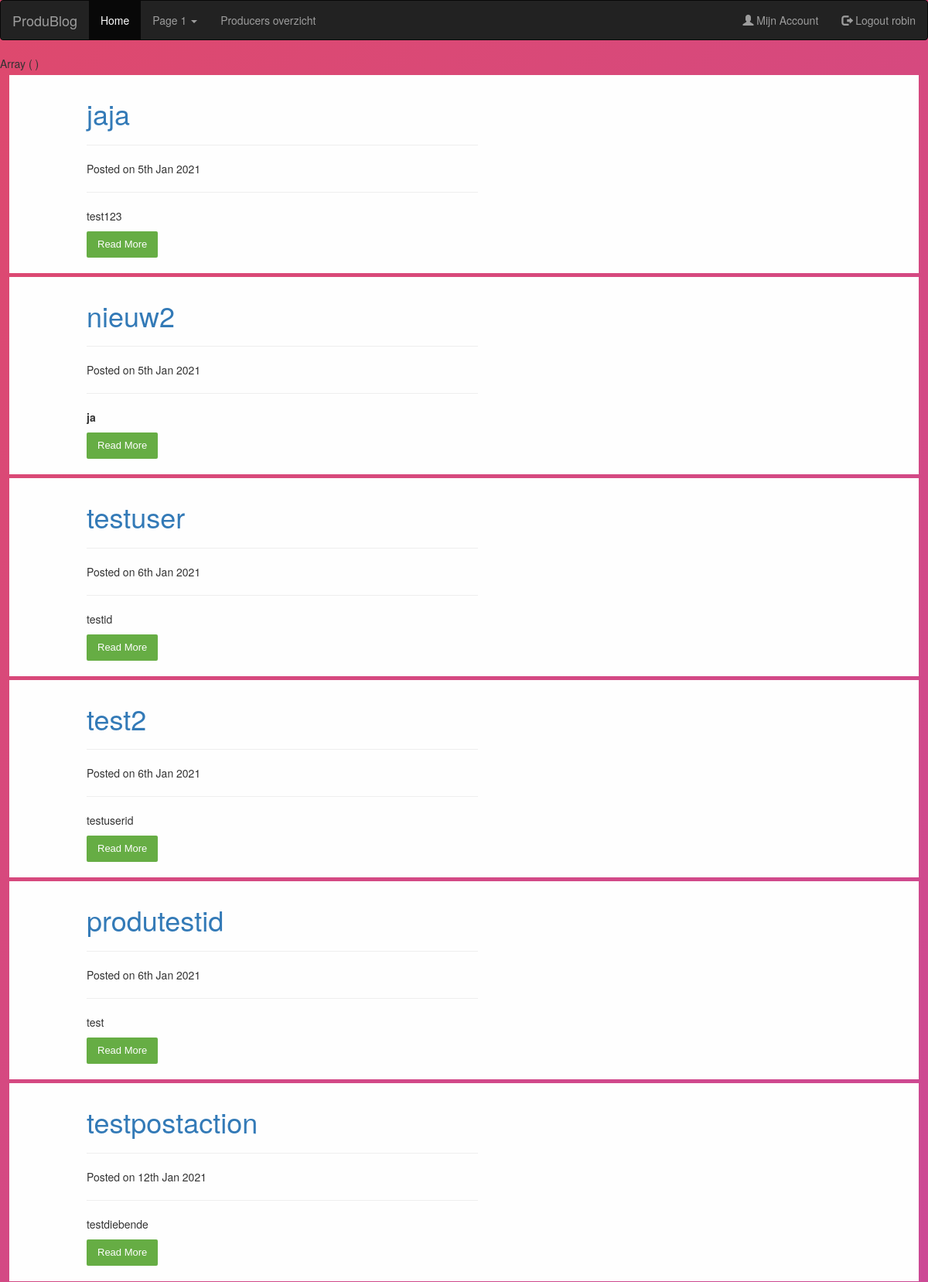
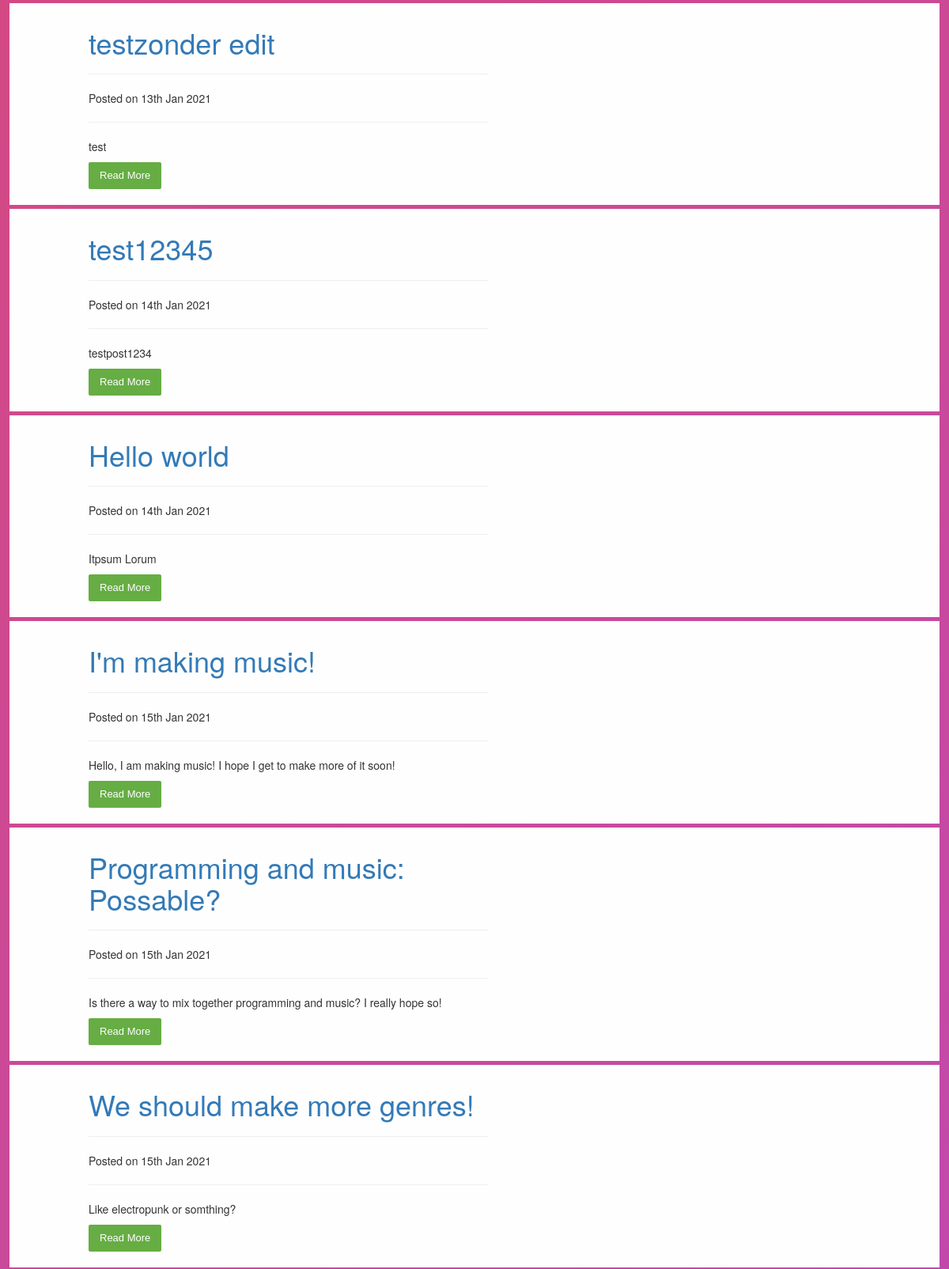
Screenshot of /Produblog/post_view.php (signed in, upper part) with the database file from the repository (2 pictures, top to bottom).
### tables this page shows
CREATE TABLE `users` (
  `idUsers` int(11) NOT NULL,
  `username` varchar(255) DEFAULT NULL,
  `password` varchar(255) DEFAULT NULL,
  `usertype` varchar(32) DEFAULT NULL,
  `email` varchar(255) DEFAULT NULL,
  `date` date DEFAULT NULL
);

CREATE TABLE `post` (
  `idPost` int(11) NOT NULL,
  `idUsers` int(11) NOT NULL,
  `postname` varchar(64) DEFAULT NULL,
  `postcontent` varchar(255) DEFAULT NULL,
  `File_ops` varchar(255) DEFAULT NULL,
  `datum` date DEFAULT NULL,
  `admin_post` tinyint(1) DEFAULT NULL
);

### Produblog/assets/includes/include.php (called while the page is built, shortened)
<?php
  require_once('header.php');
  require_once('functions/functions.php');
  ?>

### Produblog/assets/includes/functions/functions.php (called while the page is built, shortened)
<?php
function getPost($id = null){
$input_parameters = array();
$con = getDBConnection();
$sql = "SELECT * FROM post";
$stmt = $con->prepare($sql);
$stmt->execute($input_parameters);
return $id != null ? $stmt->fetch() : $stmt->fetchAll();
}
?>

### Produblog/post_view.php (the view, shortened to what this page needs)
<?php
require_once('assets/includes/include.php');
print_r($_GET);
if(isset($_SESSION['usertype'])){
	$posts = getPost();
		foreach($posts as $post){
		  echo"
		  <div class='container2'>
			<div class='content2'>
					<div>
					<h1><a href='show.php?id=".$post->idPost."'>".$post->postname."</a></h1>
					<hr>
					<p>Posted on ".date('jS M Y', strtotime($post->datum))."</p>
					<hr>
					<p>".$post->postcontent."</p>
					<p><button class='readbtn'><a href='show.php?id=".$post->idPost."'>Read More</a></button></p>
					</div>
			</div>
		  </div>
		  ";
		}
}
?>
<?php include_once('assets/includes/footer.php'); ?>

### Produblog/assets/includes/header.php (shortened to what this page needs)
<!DOCTYPE html>
<html lang="en">
<head>
  <link rel="stylesheet" href="assets/css/style.css">
  <link rel="stylesheet" href="https://maxcdn.bootstrapcdn.com/bootstrap/3.4.1/css/bootstrap.min.css">
</head>
<nav class="navbar navbar-inverse">
<?php
	$con = getDBConnection();
		if(isset($_SESSION['idUsers'])){
			$query = "SELECT idUsers, username, email, usertype FROM users WHERE idUsers = :idUsers";
			$user =  $con->prepare($query);
			$user->bindValue(':idUsers', $_SESSION['idUsers']);
			$user->execute();
			$result = $user->fetch(PDO::FETCH_ASSOC);
			echo"
			  <div class='container-fluid'>
				<div class='navbar-header'>
				  <a class='navbar-brand' href='home.php'>ProduBlog</a>
				</div>
				<ul class='nav navbar-nav'>
				  <li class='active'><a href='home.php'>Home</a></li>
				  <li class='dropdown'><a class='dropdown-toggle' data-toggle='dropdown' href='#'>Page 1 <span class='caret'></span></a>
					<ul class='dropdown-menu'>
					  <li><a href='#'>Page 1-1</a></li>
					  <li><a href='#'>Page 1-2</a></li>
			";
			  echo"
					</ul>
				  </li>
				  <li><a href='produceroverzicht.php'>Producers overzicht</a></li>
				</ul>
					<ul class='nav navbar-nav navbar-right'>
						<li><a href='mijnaccount.php'><span class='glyphicon glyphicon-user'></span> Mijn Account</a></li>
						<li><a href='logout.php'><span class='glyphicon glyphicon-log-out'></span> Logout ".$result['username']."</a></li>
					</ul>
			</div>
			";
		}
?>
</nav>
<body>

### Produblog/assets/css/style.css (style rules this page uses)
* { margin: 0px; padding: 0px; }
body { background-image: url("../assets/images/produbg.jpg"); font-size: 120%; background: rgb(222,73,109); background: -moz-linear-gradient(-45deg, rgba(222,73,109,1) 0%, rgba(171,73,222,1) 100%); background: -webkit-gradient(linear, left top, right bottom, color-stop(0%,rgba(222,73,109,1)), color-stop(100%,rgba(171,73,222,1))); background: -webkit-linear-gradient(-45deg, rgba(222,73,109,1) 0%,rgba(171,73,222,1) 100%); background: -o-linear-gradient(-45deg, rgba(222,73,109,1) 0%,rgba(171,73,222,1) 100%); background: -ms-linear-gradient(-45deg, rgba(222,73,109,1) 0%,rgba(171,73,222,1) 100%); background: linear-gradient(135deg, rgba(222,73,109,1) 0%,rgba(171,73,222,1) 100%); font-family: "Roboto", sans-serif; -webkit-font-smoothing: antialiased; -moz-osx-font-smoothing: grayscale; }
.container2 { width: 98%; background-color: #FEFEFE; margin: 5px auto; overflow: hidden; }
.content2 { padding: 10px 100px; width: 60%; float: left; border-left-color: #FFF; border-right-color: #FFF; }
.readbtn { transition: all linear 0.2s; background: #66ad44; border: none; font-size: 13px; line-height: 22px; border-radius: 0; padding: 6px 14px; font-family: 'Montserrat', sans-serif; border-radius: 2px; color: white; }
.readbtn a { text-decoration: none; color: #FEFEFE; }

### rows the page displays
users: username "robin"
post: postname "jaja", datum "5th Jan 2021", postcontent "test123"
post: postname "nieuw2", datum "5th Jan 2021", postcontent "ja"
post: postname "testuser", datum "6th Jan 2021", postcontent "testid"
post: postname "test2", datum "6th Jan 2021", postcontent "testuserid"
post: postname "produtestid", datum "6th Jan 2021", postcontent "test"
post: postname "testpostaction", datum "12th Jan 2021", postcontent "testdiebende"
post: postname "testzonder edit", datum "13th Jan 2021", postcontent "test"
post: postname "test12345", datum "14th Jan 2021", postcontent "testpost1234"
post: postname "Hello world", datum "14th Jan 2021", postcontent "Itpsum Lorum"
post: postname "I'm making music!", datum "15th Jan 2021", postcontent "Hello, I am making music! I hope I get to make more of it soon!"
post: postname "Programming and music: Possable?", datum "15th Jan 2021", postcontent "Is there a way to mix together programming and music? I really hope so!"
post: postname "We should make more genres!", datum "15th Jan 2021", postcontent "Like electropunk or somthing?"
